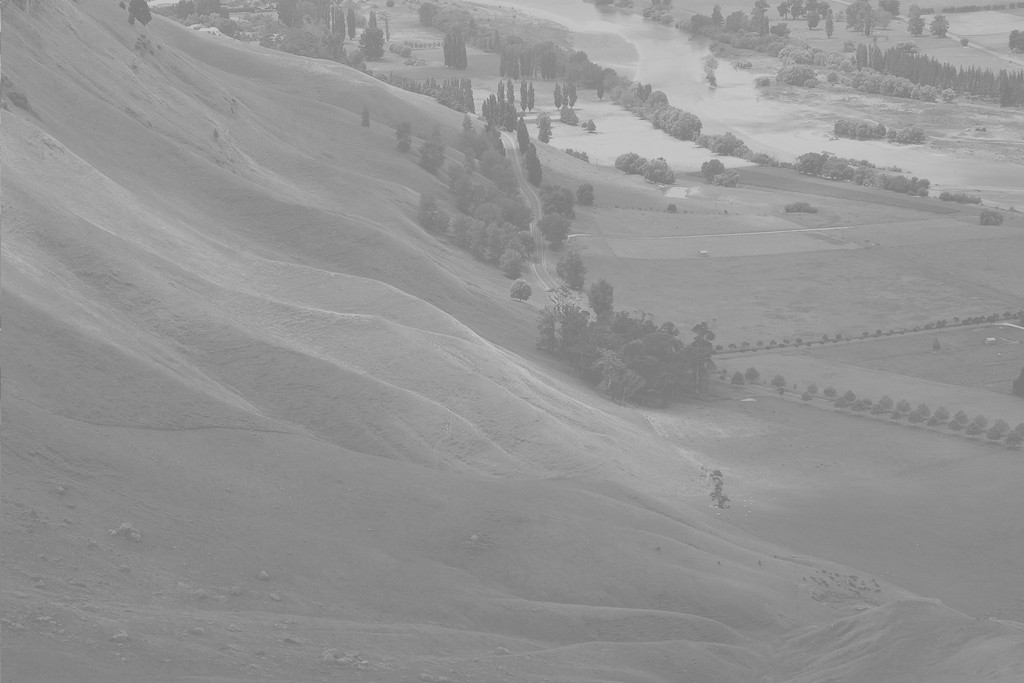
#> input picture _notebooks/Unequalized_Hawkes_Bay_NZ.jpeg, 1024 x 683 px
$ jupyter execute --allow-errors '2021-09-08-(2주차) 9월8일.ipynb'   (shell and % lines are left out)
#> lines starting #> are read from the running program, lines starting #| are printed output that depends on the picture
# (2주차) 9월8일
> 히스토그램 평활화

- toc:true
- branch: master
- badges: true
- comments: true
- author: 최규빈

### 강의영상
> youtube: https://youtube.com/playlist?list=PLQqh36zP38-w1RXPmKjiB3f2UmQRqDmYa

`-` (1/2): 히스토그램 평활화

`-` (2/2): 히스토그램 평활화, 과제안내

### Histogram Equalization, HE

`-` ref: https://en.wikipedia.org/wiki/Histogram_equalization

`-` 히스토그램 평활화: 이미지의 명암대비 개선

```
!pip install opencv-python
```

[cell 1]
import cv2 as cv
import matplotlib.pyplot as plt
import pandas as pd

[cell 2]
img = cv.imread('Unequalized_Hawkes_Bay_NZ.jpeg',0)
#> img is the input picture: shape (683, 1024); min 114, max 208, mean 148

[cell 3]
plt.imshow(img,cmap='gray',vmin=0,vmax=255)
plt.colorbar()
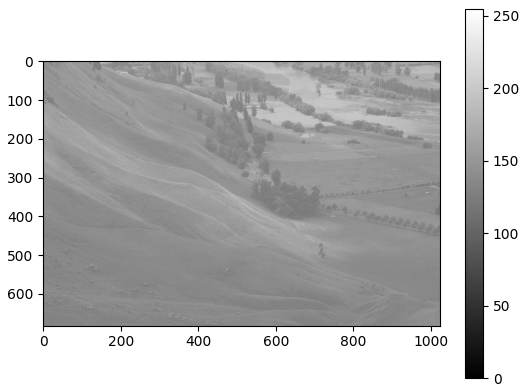
#> figure drawn by matplotlib, 2 panels

`-` 이미지자료는 사실 0~255 사이의 어떠한 숫자들이 포함된 매트릭스일 뿐이다.

[cell 4]
img

- 확인: 이미지가 있다고 믿었던 img는 그냥 넘파이 매트릭스
- 위의 매트릭스에 있는 숫자들을 색깔로 표현하여 값이 클수록 하얗게, 값이 작을수록 검게 그린다. 극단적으로 0은 검은색, 255는 흰색이다.

`-` 이미지가 넘파이 매트릭스일 뿐이라는 것을 판다스를 활용하면 더 잘 시각화하여 이해할 수 있다.

[cell 5]
plt.imshow(img[200:300,400:500],cmap='gray',vmin=0,vmax=255)
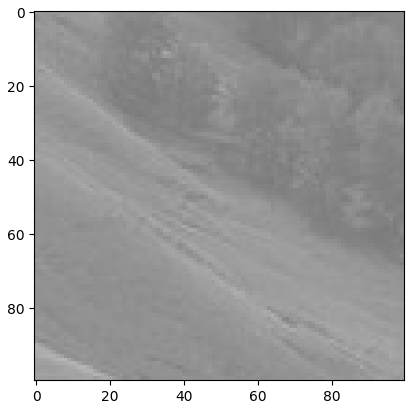
#> figure drawn by matplotlib, 1 panel

[cell 6]
df=pd.DataFrame(img)
#> df = table of 683 rows and 1024 columns
#> (the rest of this cell did not finish here and is left out)

`-` 결국 이 이미지는 683 $\times$ 1024 개의 숫자의 모임

`-` 이 이미지를 벡터로 만든다음 히스토그램을 그려보자.

[cell 7]
img.flatten().shape
#> Out = (699392,)

[cell 8]
fig1=plt.hist(img.flatten(),256,[0,256])
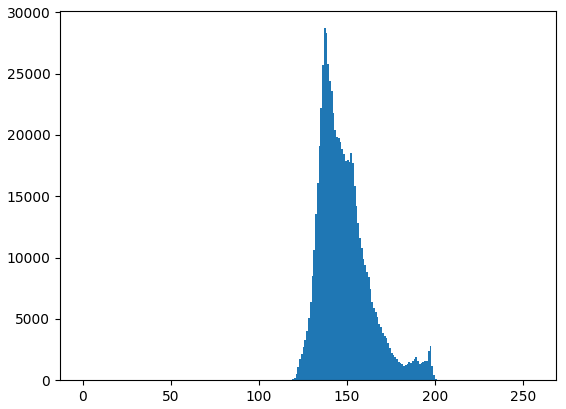
#> figure drawn by matplotlib, 1 panel; tallest bar 28701 high, from x = 137 to 138

`-` 히스토그램을 그려보니 120~200 사이에 너무 값들이 모여있음

`-` 원래 0~255까지의 색을 표현할 수 있는데 컴퓨터가 표현가능한 색상보다 적은 조합만을 사용하고 있음.

`-` 아이디어: 좀 더 많은 색상을 표현할 수 없을까? $\to$ 위의 히스토그램은 좀 평평하게 만들면 되지 않을까?

[cell 9]
img2=cv.equalizeHist(img)
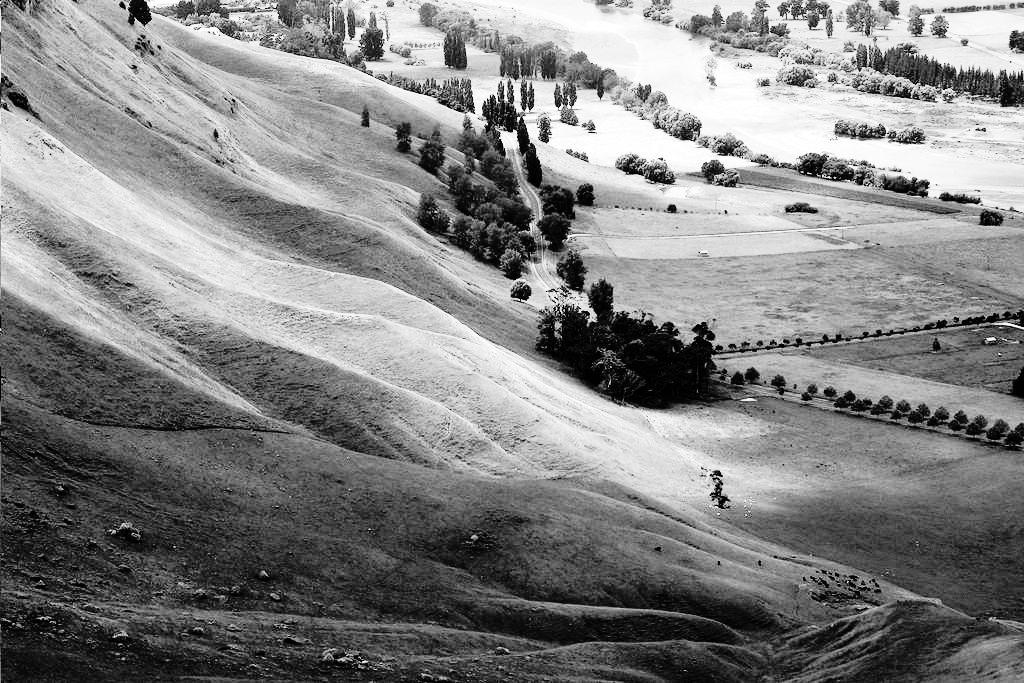
#> img2: shape (683, 1024); min 0, max 255, mean 130.5

[cell 10]
fig2_1=plt.hist(img2.flatten(),256,[0,256])
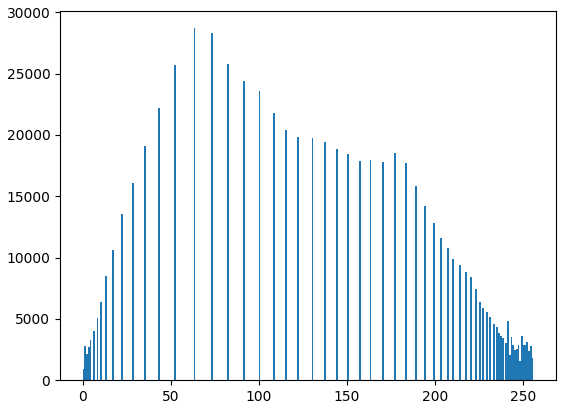
#> figure drawn by matplotlib, 1 panel; tallest bar 28701 high, from x = 63 to 64

[cell 11]
fig2_2=plt.hist(img2.flatten(),10,[0,256])
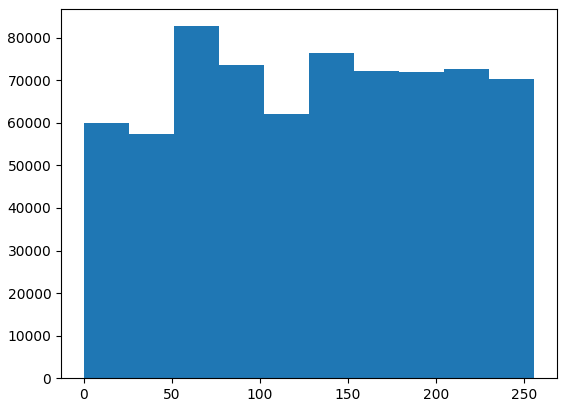
#> figure drawn by matplotlib, 1 panel; tallest bar 82721 high, from x = 51.2 to 76.8

[cell 12]
plt.imshow(img2,cmap='gray',vmin=0,vmax=255)
plt.colorbar()
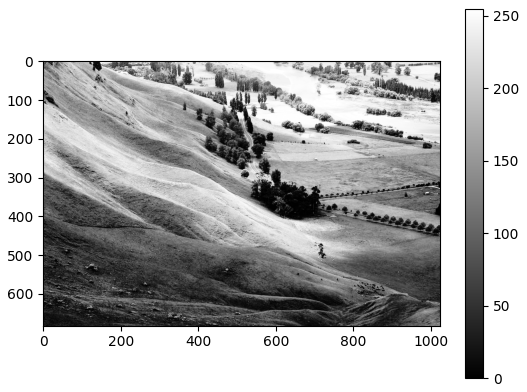
#> figure drawn by matplotlib, 2 panels

`-` 변환전과 변환후를 나란히 보게 되면?

[cell 13]
import numpy as np

[cell 14]
_img=np.hstack((img,img2))

[cell 15]
plt.imshow(_img,cmap='gray')
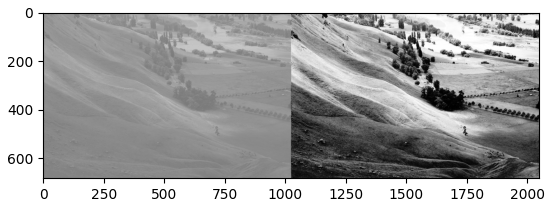
#> figure drawn by matplotlib, 1 panel

### [숙제](https://ieilms.jbnu.ac.kr/)

`-` 아래 이미지를 HE(histogram equalization)로 보정하고 스샷제출
- ref: https://ukdevguy.com/histogram-equalization-in-python/

[cell 16]
hw_img=cv.imread('hw_img.png',0)
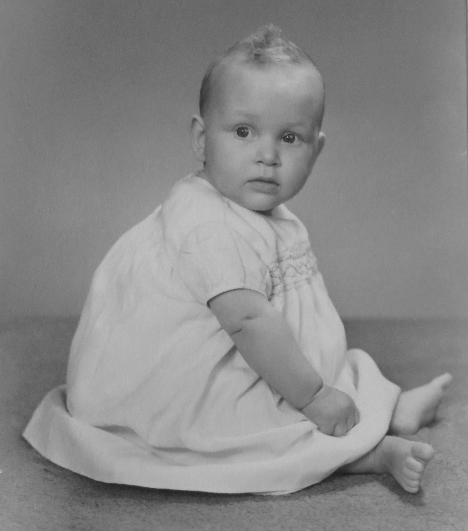
#> input picture _notebooks/hw_img.png, 468 x 531 px
#> hw_img is the input picture: shape (531, 468); min 28, max 198, mean 136.9
plt.imshow(hw_img,cmap='gray')
